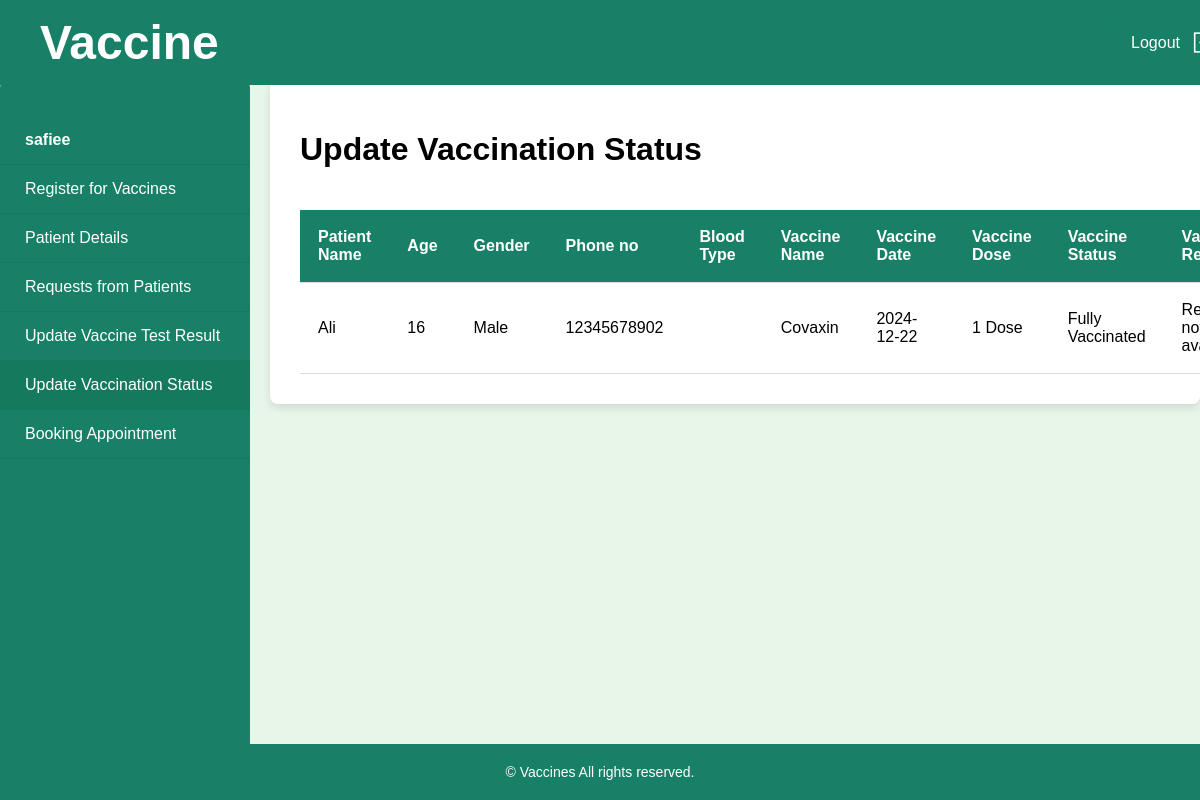
Page /hospital/update_vaccination_status.php (signed in) on the committed database.
### tables this page shows
CREATE TABLE `update_vaccine` (
  `id` int(11) NOT NULL,
  `vaccine_hosp` varchar(255) NOT NULL,
  `patient_name` varchar(255) NOT NULL,
  `patient_age` int(11) NOT NULL,
  `patient_gender` varchar(255) NOT NULL,
  `patient_no` varchar(255) NOT NULL,
  `patient_blood_type` varchar(255) NOT NULL,
  `vaccine_date` date NOT NULL,
  `vaccine_name` varchar(255) NOT NULL,
  `vaccine_dose` varchar(255) NOT NULL,
  `vaccine_status` varchar(255) NOT NULL,
  `patient_id` int(11) NOT NULL,
  `vaccine_result` varchar(255) DEFAULT NULL
);

### hospital/update_vaccination_status.php (the view, shortened to what this page needs)
<?php
  include '../pages/connect.php';
?>
<!DOCTYPE html>
<html lang="en">
<head>
    <link rel="stylesheet"  href="../style/hospital11.css">
</head>
<body>
    <div class="header" style="display: flex; flex-direction: row; justify-content: space-between;">
    <a class="navbar-brand" >
<span id="1">
         <h1> Vaccine  </h1>
            </span>
          </a>
        <span>
            <a href="../pages/logout.php" style="text-decoration: none;">
                <button id="logout">Logout
                    <img src="../assets/icons8-logout-100.png" alt="" width="25px" height="25px">
                </button>
            </a>
        </span>
    </div>
    <div class="container" style="display: flex;">
        <div class="sidebar">
            <ul>
                <li style='pointer-events: none;'><strong><?php echo $_SESSION["name"];?></strong></li>
                <a href="../hospital/patientRegister_vaccines.php"><li>Register for Vaccines</li></a>
                <a class="hide-show" href="../hospital/patient_details.php"><li>Patient Details</li></a>
                <a class="hide-show" href="../hospital/requests_patients.php"><li>Requests from Patients</li></a>
                <a class="hide-show" href="../hospital/update_test_result.php"><li>Update Vaccine Test Result</li></a>
                <a class="hide-show" href="../hospital/update_vaccination_status.php"><li class='active'>Update Vaccination Status</li></a>
                <a class="hide-show" href="../hospital/hosp_booking_appointment.php"><li>Booking Appointment</li></a>
            </ul>
        </div>
        <div class="main-content">
                <div class="appointment-section">
                    <h1>Update Vaccination Status</h1>
                    <div class="table-responsive">
                        <table>
                            <thead>
                                <tr>
                                       <th>Patient Name</th>
                                        <th>Age</th>
                                        <th>Gender</th>
                                        <th>Phone no</th>
                                        <th>Blood Type</th>
                                        <th>Vaccine Name</th>
                                        <th>Vaccine Date</th>
                                        <th>Vaccine Dose</th>
                                        <th>Vaccine Status</th>
                                        <th>Vaccine Result</th>
                                </tr>
                            </thead>
                            <tbody>
                            <?php
                                $hospital_name = $_SESSION['name'];
                                $vaccine_upd = "SELECT * FROM update_vaccine WHERE vaccine_hosp = '$hospital_name' ";
                                $vaccine_res = mysqli_query($conn, $vaccine_upd);
                                if (mysqli_num_rows($vaccine_res) > 0) {
                                    while ($vaccine_row = mysqli_fetch_assoc($vaccine_res)) {
                                        $id = $vaccine_row['id'];
                                        echo "
                                        <tr>
                                            <td>$vaccine_row[patient_name]</td>
                                            <td>$vaccine_row[patient_age]</td>
                                            <td>$vaccine_row[patient_gender]</td>
                                            <td>$vaccine_row[patient_no]</td>
                                            <td>$vaccine_row[patient_blood_type]</td>
                                            <td>$vaccine_row[vaccine_name]</td>
                                            <td>$vaccine_row[vaccine_date]</td>
                                            <td>$vaccine_row[vaccine_dose]</td>
                                            <td>$vaccine_row[vaccine_status]</td>
                                            <td>
                                            ";
                                            ?>
                                            <?php
                                                if (is_null($vaccine_row['vaccine_result'])) {
                                                    echo "Result not available";
                                                } else {
                                                    echo $vaccine_row['vaccine_result'];
                                                }
                                            ?>
                                            <?php
                                            echo"
                                            </td>
                                            <td>
                                                <a href='../hospital/update_status_form.php?id=$id'>
                                                <button class='btn-action'>Update</button>
                                                </a>
                                            </td>
                                        </tr>";
                                    }
                                }
                                else {
                                    echo "<tr><td colspan='7'>No patients test result found</td></tr>";
                                }
                                ?>
                            </tbody>
                        </table>
                    </div>
                </div>
        </div>
    </div>
    <footer>
        &copy;  Vaccines All rights reserved.
    </footer>
</body>
</html>

### style/hospital11.css (style rules this page uses)
body, html { margin: 0; padding: 0; font-family: 'Poppins', sans-serif; background-color: #e8f5e9; display: flex; flex-direction: column; height: 100%; }
.header { display: flex; justify-content: space-between; align-items: center; background-color: #178066; color: white; padding: 15px 40px; width: 100%; position: fixed; top: 0; left: 0; z-index: 1000; }
#logout { background-color: #178066; color: white; border: none; padding: 12px 25px; border-radius: 5px; cursor: pointer; display: flex; align-items: center; gap: 10px; font-size: 16px; transition: background-color 0.3s ease; }
.container { display: flex; justify-content: flex-start; align-items: flex-start; margin-top: 80px; margin-bottom: 70px; flex-grow: 1; }
.sidebar { width: 250px; background-color: #178066; color: white; height: 100vh; padding-top: 20px; position: fixed; border-radius: 8px; }
.sidebar ul { list-style: none; padding: 0; }
.sidebar ul a { text-decoration: none; color: white; }
.sidebar ul li { padding: 15px 25px; transition: background-color 0.3s ease; cursor: pointer; border-bottom: 1px solid #157a5d; }
.sidebar ul li:hover, .sidebar ul .active { background-color: #157a5d; }
.main-content { flex-grow: 1; margin-left: 270px; padding: 30px; background-color: white; border-radius: 8px; box-shadow: 0 4px 8px rgba(0, 0, 0, 0.1); display: flex; flex-direction: column; align-items: flex-start; overflow: auto; }
.table-responsive { overflow-x: auto; }
table { width: 100%; border-collapse: collapse; margin-top: 20px; }
th, td { padding: 18px; text-align: left; border-bottom: 1px solid #ddd; }
th { background-color: #178066; color: white; font-weight: 600; }
footer { background-color: #178066; color: white; text-align: center; padding: 20px 0; font-size: 14px; width: 100%; position: fixed; bottom: 0; left: 0; z-index: 1000; }
.header h1 { color: white; margin: 0; font-size: 3rem; }

### rows in the picture
update_vaccine: patient_name "Ali", patient_age "16", patient_gender "Male", patient_no "12345678902", vaccine_name "Covaxin", vaccine_date "2024-12-22", vaccine_dose "1 Dose", vaccine_status "Fully Vaccinated", shows "Result not available"

### other values in the picture
$_SESSION["name"] "safiee"
